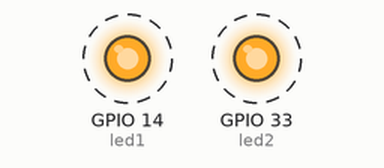
Recording of a sketch running on a simulated ESP32. On the bench: output pins drawn as LEDs (lit = HIGH). Dashed ring = blinking. What the sketch prints to the serial monitor is not drawn.

Above: at 1.05 s.
Timing chart, 0 to 5.6 s (numbered marks = the images above):
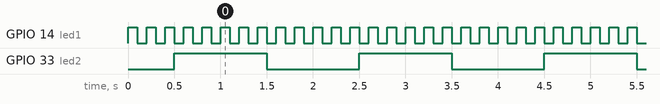

Measured:
- by itself, GPIO 14 (led1): alternates HIGH for 0.10 s and LOW for 0.10 s
- by itself, GPIO 33 (led2): alternates HIGH for 1.0 s and LOW for 1.0 s

The sketch:

ESP32_multitasking.ino
```cpp
/*********
  Rui Santos
  Complete project details at http://randomnerdtutorials.com
*********/

TaskHandle_t Task1;
TaskHandle_t Task2;

// LED pins
const int led1 = 14;
const int led2 = 33;

void setup() {
  Serial.begin(500000);
  pinMode(led1, OUTPUT);
  pinMode(led2, OUTPUT);

  //create a task that will be executed in the Task1code() function, with priority 1 and executed on core 0
  xTaskCreatePinnedToCore(
    Task1code,   /* Task function. */
    "Task1",     /* name of task. */
    10000,       /* Stack size of task */
    NULL,        /* parameter of the task */
    1,           /* priority of the task */
    &Task1,      /* Task handle to keep track of created task */
    0);          /* pin task to core 0 */
  delay(500);

  //create a task that will be executed in the Task2code() function, with priority 1 and executed on core 1
  xTaskCreatePinnedToCore(
    Task2code,   /* Task function. */
    "Task2",     /* name of task. */
    10000,       /* Stack size of task */
    NULL,        /* parameter of the task */
    1,           /* priority of the task */
    &Task2,      /* Task handle to keep track of created task */
    1);          /* pin task to core 1 */
  delay(500);
}

//Task1code: blinks an LED every 100 ms
void Task1code( void * pvParameters ) {
  Serial.print("Task1 running on core ");
  Serial.println(xPortGetCoreID());

  for (;;) {
    digitalWrite(led1, HIGH);
    delay(100);
    digitalWrite(led1, LOW);
    delay(100);
  }
}

//Task2code: blinks an LED every 1000 ms
void Task2code( void * pvParameters ) {
  Serial.print("Task2 running on core ");
  Serial.println(xPortGetCoreID());

  for (;;) {
    digitalWrite(led2, HIGH);
    delay(1000);
    digitalWrite(led2, LOW);
    delay(1000);
  }
}

void loop() {

}
```
